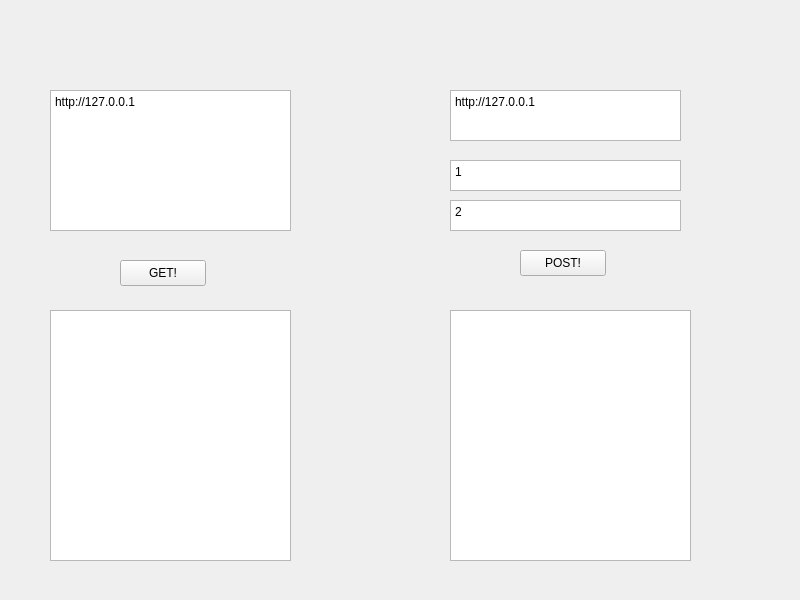
<?xml version="1.0" encoding="UTF-8"?>
<ui version="4.0">
 <class>Widget</class>
 <widget class="QWidget" name="Widget">
  <property name="geometry">
   <rect>
    <x>0</x>
    <y>0</y>
    <width>800</width>
    <height>600</height>
   </rect>
  </property>
  <property name="windowTitle">
   <string>Widget</string>
  </property>
  <widget class="QPushButton" name="getButton">
   <property name="geometry">
    <rect>
     <x>120</x>
     <y>260</y>
     <width>86</width>
     <height>26</height>
    </rect>
   </property>
   <property name="text">
    <string>GET!</string>
   </property>
  </widget>
  <widget class="QTextEdit" name="getOuputer">
   <property name="geometry">
    <rect>
     <x>50</x>
     <y>90</y>
     <width>241</width>
     <height>141</height>
    </rect>
   </property>
   <property name="html">
    <string>&lt;!DOCTYPE HTML PUBLIC &quot;-//W3C//DTD HTML 4.0//EN&quot; &quot;http://www.w3.org/TR/REC-html40/strict.dtd&quot;&gt;
&lt;html&gt;&lt;head&gt;&lt;meta name=&quot;qrichtext&quot; content=&quot;1&quot; /&gt;&lt;meta charset=&quot;utf-8&quot; /&gt;&lt;style type=&quot;text/css&quot;&gt;
p, li { white-space: pre-wrap; }
hr { height: 1px; border-width: 0; }
li.unchecked::marker { content: &quot;\2610&quot;; }
li.checked::marker { content: &quot;\2612&quot;; }
&lt;/style&gt;&lt;/head&gt;&lt;body style=&quot; font-family:'Microsoft YaHei UI'; font-size:9pt; font-weight:400; font-style:normal;&quot;&gt;
&lt;p style=&quot; margin-top:0px; margin-bottom:0px; margin-left:0px; margin-right:0px; -qt-block-indent:0; text-indent:0px;&quot;&gt;http://127.0.0.1&lt;/p&gt;&lt;/body&gt;&lt;/html&gt;</string>
   </property>
  </widget>
  <widget class="QTextEdit" name="getInputer">
   <property name="geometry">
    <rect>
     <x>50</x>
     <y>310</y>
     <width>241</width>
     <height>251</height>
    </rect>
   </property>
  </widget>
  <widget class="QTextEdit" name="postOuputer">
   <property name="geometry">
    <rect>
     <x>450</x>
     <y>90</y>
     <width>231</width>
     <height>51</height>
    </rect>
   </property>
   <property name="html">
    <string>&lt;!DOCTYPE HTML PUBLIC &quot;-//W3C//DTD HTML 4.0//EN&quot; &quot;http://www.w3.org/TR/REC-html40/strict.dtd&quot;&gt;
&lt;html&gt;&lt;head&gt;&lt;meta name=&quot;qrichtext&quot; content=&quot;1&quot; /&gt;&lt;meta charset=&quot;utf-8&quot; /&gt;&lt;style type=&quot;text/css&quot;&gt;
p, li { white-space: pre-wrap; }
hr { height: 1px; border-width: 0; }
li.unchecked::marker { content: &quot;\2610&quot;; }
li.checked::marker { content: &quot;\2612&quot;; }
&lt;/style&gt;&lt;/head&gt;&lt;body style=&quot; font-family:'Microsoft YaHei UI'; font-size:9pt; font-weight:400; font-style:normal;&quot;&gt;
&lt;p style=&quot; margin-top:0px; margin-bottom:0px; margin-left:0px; margin-right:0px; -qt-block-indent:0; text-indent:0px;&quot;&gt;http://127.0.0.1&lt;/p&gt;&lt;/body&gt;&lt;/html&gt;</string>
   </property>
  </widget>
  <widget class="QTextEdit" name="postInputer">
   <property name="geometry">
    <rect>
     <x>450</x>
     <y>310</y>
     <width>241</width>
     <height>251</height>
    </rect>
   </property>
  </widget>
  <widget class="QPushButton" name="postButton">
   <property name="geometry">
    <rect>
     <x>520</x>
     <y>250</y>
     <width>86</width>
     <height>26</height>
    </rect>
   </property>
   <property name="text">
    <string>POST!</string>
   </property>
  </widget>
  <widget class="QTextEdit" name="postData_1">
   <property name="geometry">
    <rect>
     <x>450</x>
     <y>160</y>
     <width>231</width>
     <height>31</height>
    </rect>
   </property>
   <property name="html">
    <string>&lt;!DOCTYPE HTML PUBLIC &quot;-//W3C//DTD HTML 4.0//EN&quot; &quot;http://www.w3.org/TR/REC-html40/strict.dtd&quot;&gt;
&lt;html&gt;&lt;head&gt;&lt;meta name=&quot;qrichtext&quot; content=&quot;1&quot; /&gt;&lt;meta charset=&quot;utf-8&quot; /&gt;&lt;style type=&quot;text/css&quot;&gt;
p, li { white-space: pre-wrap; }
hr { height: 1px; border-width: 0; }
li.unchecked::marker { content: &quot;\2610&quot;; }
li.checked::marker { content: &quot;\2612&quot;; }
&lt;/style&gt;&lt;/head&gt;&lt;body style=&quot; font-family:'Microsoft YaHei UI'; font-size:9pt; font-weight:400; font-style:normal;&quot;&gt;
&lt;p style=&quot; margin-top:0px; margin-bottom:0px; margin-left:0px; margin-right:0px; -qt-block-indent:0; text-indent:0px;&quot;&gt;1&lt;/p&gt;&lt;/body&gt;&lt;/html&gt;</string>
   </property>
  </widget>
  <widget class="QTextEdit" name="postData_2">
   <property name="geometry">
    <rect>
     <x>450</x>
     <y>200</y>
     <width>231</width>
     <height>31</height>
    </rect>
   </property>
   <property name="html">
    <string>&lt;!DOCTYPE HTML PUBLIC &quot;-//W3C//DTD HTML 4.0//EN&quot; &quot;http://www.w3.org/TR/REC-html40/strict.dtd&quot;&gt;
&lt;html&gt;&lt;head&gt;&lt;meta name=&quot;qrichtext&quot; content=&quot;1&quot; /&gt;&lt;meta charset=&quot;utf-8&quot; /&gt;&lt;style type=&quot;text/css&quot;&gt;
p, li { white-space: pre-wrap; }
hr { height: 1px; border-width: 0; }
li.unchecked::marker { content: &quot;\2610&quot;; }
li.checked::marker { content: &quot;\2612&quot;; }
&lt;/style&gt;&lt;/head&gt;&lt;body style=&quot; font-family:'Microsoft YaHei UI'; font-size:9pt; font-weight:400; font-style:normal;&quot;&gt;
&lt;p style=&quot; margin-top:0px; margin-bottom:0px; margin-left:0px; margin-right:0px; -qt-block-indent:0; text-indent:0px;&quot;&gt;2&lt;/p&gt;&lt;/body&gt;&lt;/html&gt;</string>
   </property>
  </widget>
 </widget>
 <resources/>
 <connections/>
</ui>
